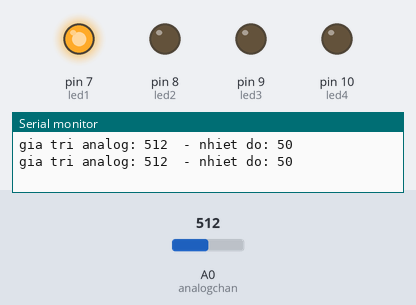
A sketch run on a simulated Arduino Uno, built with avr-gcc and run on an emulated ATmega328P. Shown: output pins drawn as LEDs (lit = HIGH), the last lines printed to the serial monitor. The inputs (shaded band) are chosen by the test bench; at power-on: A0 (analogchan) = 512.

Above: at 2.8 s.
2.9 s: A0 (analogchan) set to 539
At 6.7 s:
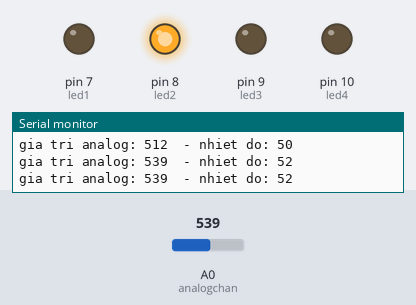
7.5 s: A0 (analogchan) set to 615
11.2 s: A0 (analogchan) set to 635
At 15.2 s:
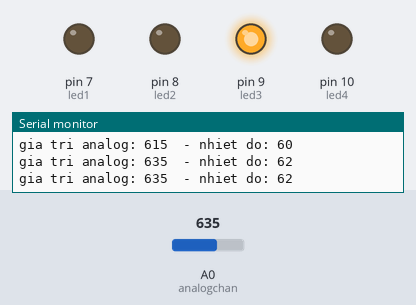
15.5 s: A0 (analogchan) set to 818
19.2 s: A0 (analogchan) set to 846
At 22.7 s:
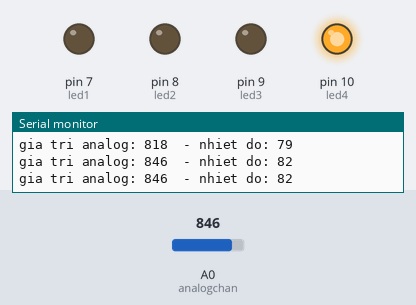
23.5 s: A0 (analogchan) set to 716
At 27.0 s:
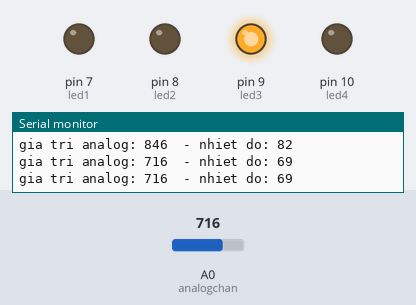
Timing chart, 0 to 28.5 s (numbered marks = the images above; inputs shaded):
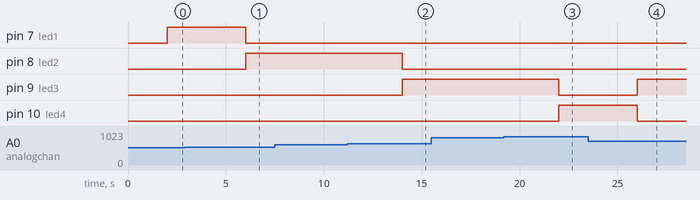

Measured:
- the behaviour switches between 521 and 522 on A0 (analogchan) (found by bisection; images 0 and 1)
- the behaviour switches between 624 and 625 on A0 (analogchan) (found by bisection; images 1 and 2)
- the behaviour switches between 828 and 829 on A0 (analogchan) (found by bisection; images 2 and 3)
- after the input at 2.9 s, pin 7 (led1): HIGH → LOW after 3.1 s; pin 8 (led2): LOW → HIGH after 3.1 s
- after the input at 11.2 s, pin 8 (led2): HIGH → LOW after 2.8 s; pin 9 (led3): LOW → HIGH after 2.8 s
- after the input at 19.2 s, pin 9 (led3): HIGH → LOW after 2.8 s; pin 10 (led4): LOW → HIGH after 2.8 s
- after the input at 23.5 s, pin 9 (led3): LOW → HIGH after 2.5 s; pin 10 (led4): HIGH → LOW after 2.5 s

The sketch:

codebai18.ino
```cpp
int led1=7,led2=8,led3=9,led4=10;
int analogchan = A0;
void setup()
{
  Serial.begin(9600);
  pinMode(led1,OUTPUT);
  pinMode(led2,OUTPUT);
  pinMode(led3,OUTPUT);
  pinMode(led4,OUTPUT);
}
void tathet()
{
  digitalWrite(led1,LOW);
  digitalWrite(led2,LOW);
  digitalWrite(led3,LOW);
  digitalWrite(led4,LOW);
}
void den1sang()
{
  digitalWrite(led1,HIGH);
  digitalWrite(led2,LOW);
  digitalWrite(led3,LOW);
  digitalWrite(led4,LOW);
}
void den2sang()
{
  digitalWrite(led1,LOW);
  digitalWrite(led2,HIGH);
  digitalWrite(led3,LOW);
  digitalWrite(led4,LOW);
}
void den3sang()
{
  digitalWrite(led1,LOW);
  digitalWrite(led2,LOW);
  digitalWrite(led3,HIGH);
  digitalWrite(led4,LOW);
}
void den4sang()
{
  digitalWrite(led1,LOW);
  digitalWrite(led2,LOW);
  digitalWrite(led3,LOW);
  digitalWrite(led4,HIGH);
}
void loop()
{
  int giatridoc = analogRead(analogchan);
  Serial.print("gia tri analog: ");
  Serial.print(giatridoc);
  int nhietdo = map(giatridoc,0,1023,0,100);
  Serial.print("  - nhiet do: ");
  Serial.println(nhietdo);
  delay(2000);
  if(nhietdo<30)
  {
    tathet();
  }
  else if (nhietdo>30&&nhietdo<=50)
  {
    den1sang();
  }
  else if (nhietdo>50&&nhietdo<=60)
  {
    den2sang();
  }
  else if (nhietdo>60&&nhietdo<=80)
  {
    den3sang();
  }
  else if (nhietdo>80)
  {
    den4sang();
  }
}
```
